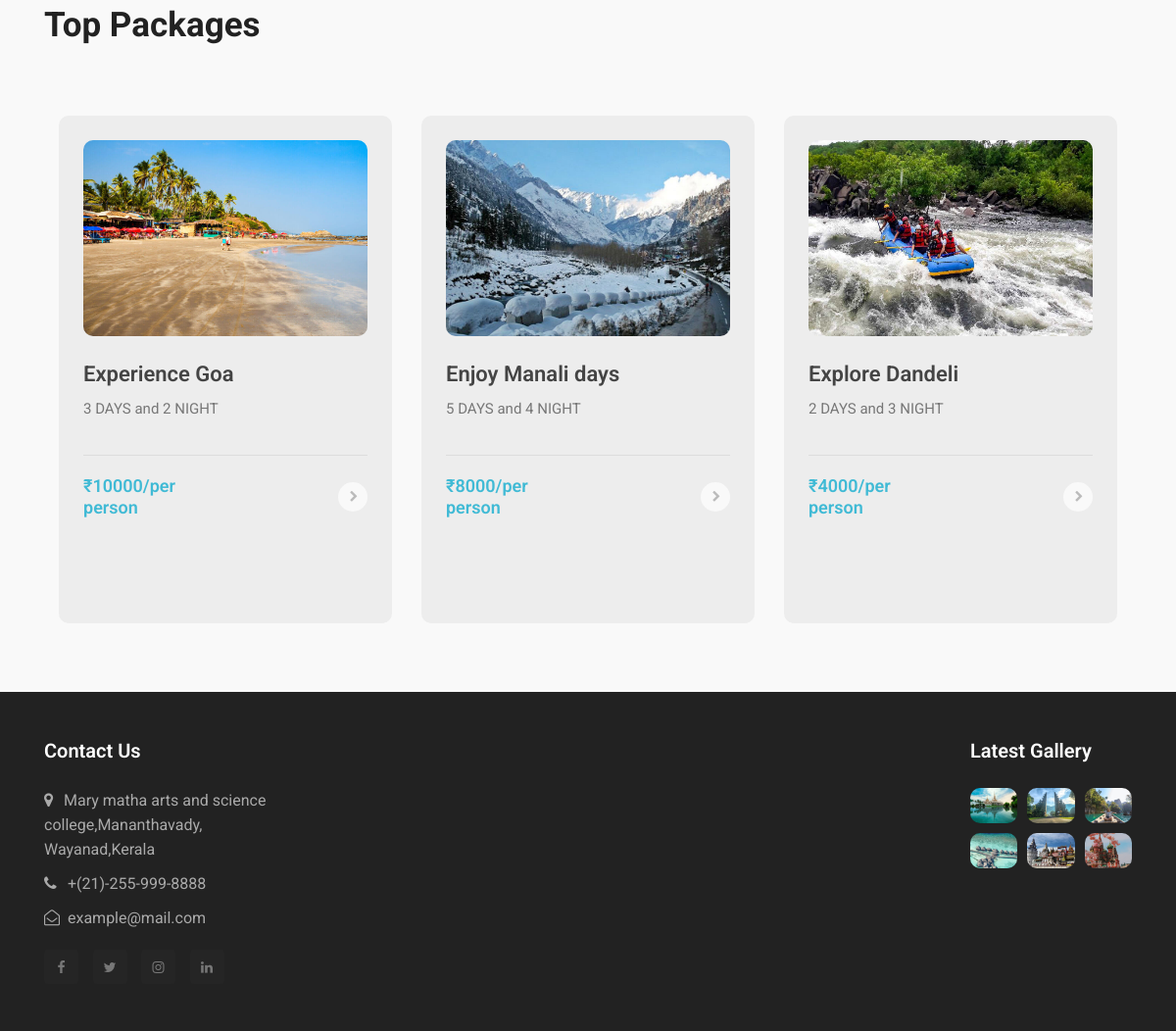
The page /userHome (signed in, lower part) on the database as committed earlier.
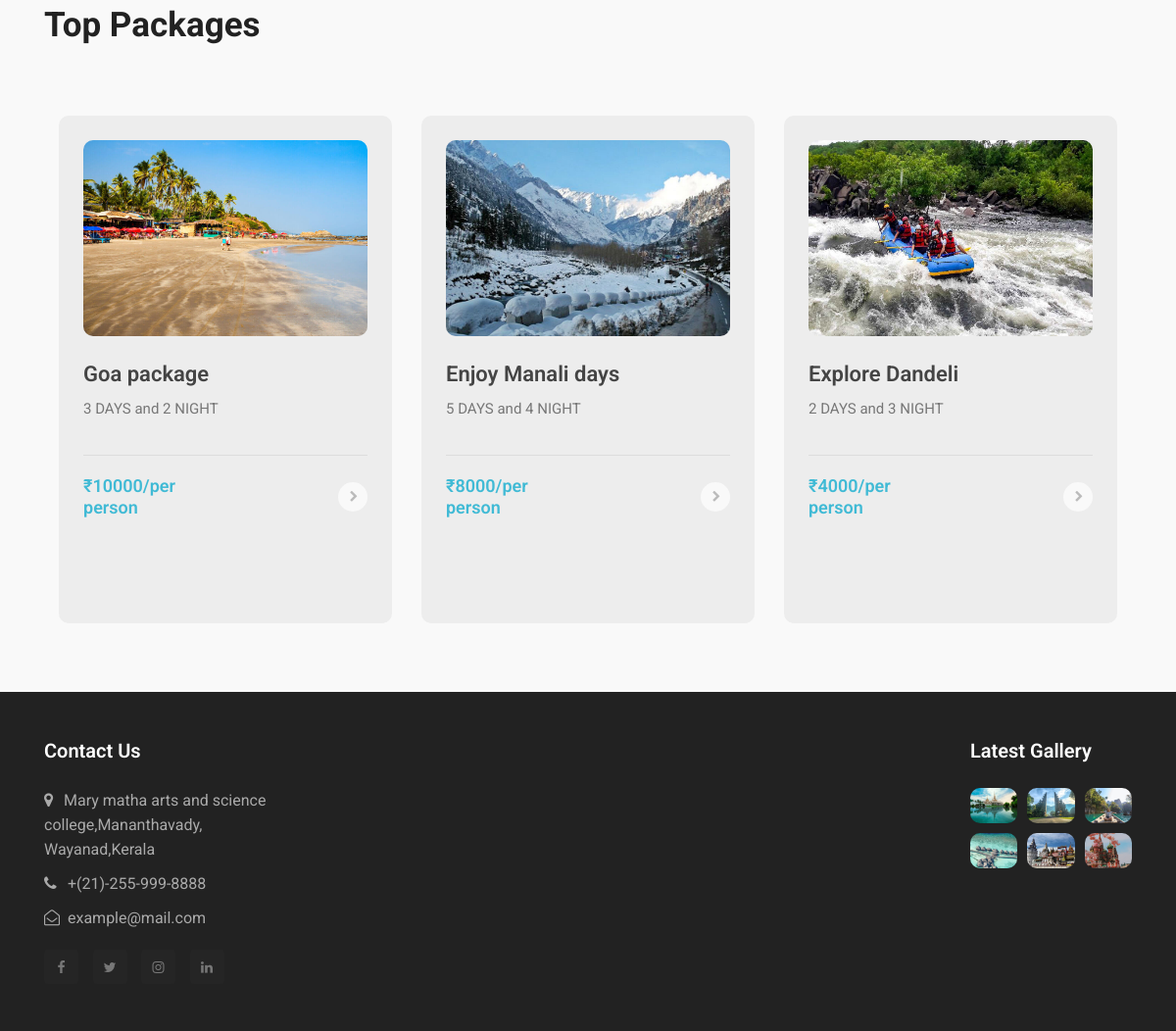
The same page on the database as committed later.
### app/models.py (models this page shows, shortened)
class Package(models.Model):
    user_id = models.ForeignKey(CustomUser, on_delete=models.CASCADE)
    package_name = models.CharField(max_length=100)
    img1 = models.FileField(upload_to='package')
    img2 = models.FileField(upload_to='package')
    img3 = models.FileField(upload_to='package')
    price = models.IntegerField()
    no_of_days = models.IntegerField()
    no_of_night = models.IntegerField()
    source = models.CharField(max_length=50)
    destination = models.CharField(max_length=50)
    description = models.CharField(max_length=200)

### app/views.py (the view)
# urls.py: path('userHome', views.userHome, name="userHome"),
@cache_control(no_cache=True, must_revalidate=True, no_store=True)
@login_required(login_url=Login)
def userHome(request):
    User = CustomUser.objects.get(id=request.user.id)
    packages = Package.objects.all().order_by('-price')
    context = {
        'User':User,
        'packages':packages
    }
    return render(request, 'User/UserHome.html', context)

### template/User/UserHome.html (shortened to what this page needs)
<!doctype html>
<html lang="en">
  <head>
    {% load static %}
    <link rel="stylesheet" href="{% static 'css/style-starter.css' %}">
    <link rel="stylesheet" href="https://cdnjs.cloudflare.com/ajax/libs/font-awesome/4.7.0/css/font-awesome.min.css">
  </head>
  <body id="home">
{% block content %}
<section class="w3l-covers-18 ">
        <div class="covers-main editContent">
            <div class="container">
              <div class="main-titles-head ">
                <h3 class="header-name">Top  Packages
                </h3>
              </div>
<div style="display: flex;flex-wrap: wrap;">
              {% for package in packages|slice:":3" %}
                <div class="col-lg-4 col-md-6">
                  <div class="img-box" style="margin-top: 20px;    height: 518px;">
                    <img src="{{ package.img1.url }}" width="400px" height="200px" alt="package1" class="img-responsive ">
                    <h5 class="my-2"><a href="{% url 'packageDetails' id=package.id %}">{{ package.package_name }}</a></h5>
                    <div class="blog-date">
                      <p class="pos-date">{{ package.no_of_days}} DAYS and {{ package.no_of_night}} NIGHT</p> <p class="pos-date text-right"></p>
                    </div>
                      <div class="top-gap">
                       <h5>₹{{ package.price }}/per person</h5>
                        <a href="{% url 'packageDetails' id=package.id %}" class="icon text-center"><span class="fa fa-chevron-right"></span></a>
                      </div>
                  </div>
                </div>
              {% endfor %}
            </div>
                  </div>
                  </div>
    </section>
{% endblock %}
<section class="w3l-footer-29-main">
	<div class="footer-29 py-5 ">
	  <div class="container">
		  <div class="grid-col-4 footer-top-29">
			  <div class="footer-list-29 footer-1">
				  <h2 class="footer-title-29">Contact Us</h2>
  				<ul>
	  				<li><p><span class="fa fa-map-marker"></span>Mary matha arts and science college,Mananthavady,<br>
		  				Wayanad,Kerala</p></li>
			  		<li><a href="tel:+7-800-999-800"><span class="fa fa-phone"></span> +(21)-255-999-8888</a></li>
				  	<li><a href="" class="mail"><span class="fa fa-envelope-open-o"></span> example@mail.com</a></li>
  				</ul>
	  			<div class="main-social-footer-29">
		  			<a href="#facebook" class="facebook"><span class="fa fa-facebook"></span></a>
			  		<a href="#twitter" class="twitter"><span class="fa fa-twitter"></span></a>
				  	<a href="#instagram" class="instagram"><span class="fa fa-instagram"></span></a>
	  				<a href="#linkedin" class="linkedin"><span class="fa fa-linkedin"></span></a>
  				</div>
		  	</div>
			  <div class="footer-list-29 footer-3"></div>
  			<div class="footer-list-29 footer-3"></div>
	  		<div class="footer-list-29 footer-3">
          <div class="properties">
            <h6 class="footer-title-29">Latest Gallery</h6>
            <div class="images-col">
              <img src="{% static 'images/gallery/blog1.jpg' %}" class="img-responsive" alt="">
              <img src="{% static 'images/gallery/blog2.jpg' %}" class="img-responsive" alt="">
              <img src="{% static 'images/gallery/blog3.jpg' %}" class="img-responsive" alt="">
              <img src="{% static 'images/gallery/blog4.jpg' %}" class="img-responsive" alt="">
              <img src="{% static 'images/gallery/blog5.jpg' %}" class="img-responsive" alt="">
              <img src="{% static 'images/gallery/blog6.png' %}" class="img-responsive" alt="">
            </div>
          </div>
			  </div>
			</div>
    </div>
	</div>
</section>
</body>
</html>

Rows that differ between the two databases and show on the page:
changed Package: package_name "Experience Goa" → "Goa package"
